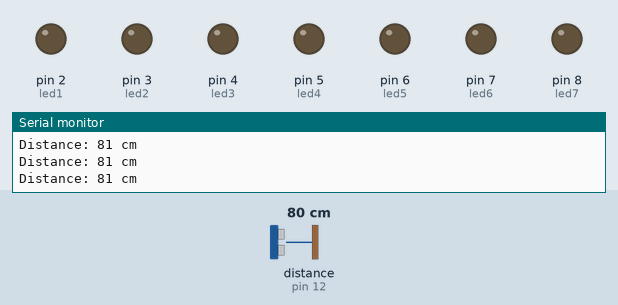
Simulated run of this sketch. Board: Arduino Uno, built with avr-gcc and run on an emulated ATmega328P. On the bench: output pins drawn as LEDs (lit = HIGH), the last lines printed to the serial monitor. Wiring (inferred from the names in the program): ultrasonic range finder: trigger pin 11; echo pin 12. The test bench sets the inputs (shaded band); at power-on: distance to the obstacle (sensor on pin 12) 80 cm. The echo pulse lasts 58.3 µs per cm; pins used as bus, display or sensor lines are not drawn.

Above: at 1.2 s.
1.3 s: distance to the obstacle (sensor on pin 12) set to 28 cm
2.8 s: distance to the obstacle (sensor on pin 12) set to 23 cm
At 3.2 s:
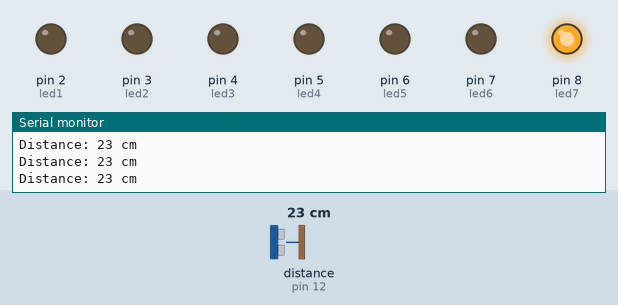
4.3 s: distance to the obstacle (sensor on pin 12) set to 19 cm
At 5.5 s:
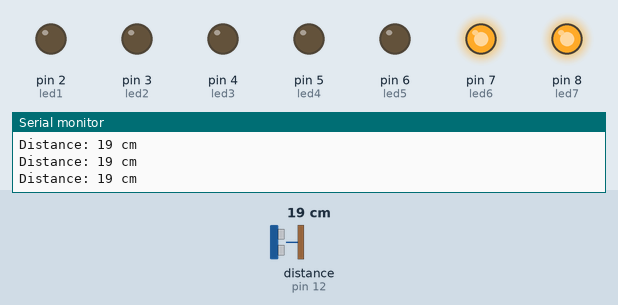
5.8 s: distance to the obstacle (sensor on pin 12) set to 17 cm
At 6.5 s:
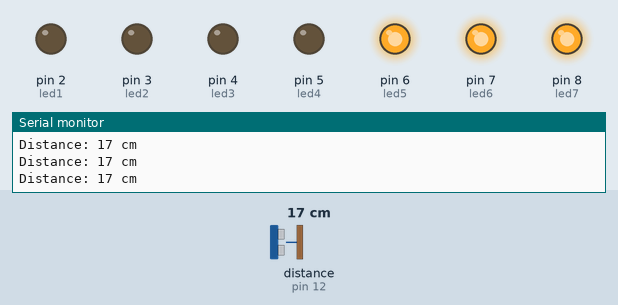
7.3 s: distance to the obstacle (sensor on pin 12) set to 2 cm
At 8.5 s:
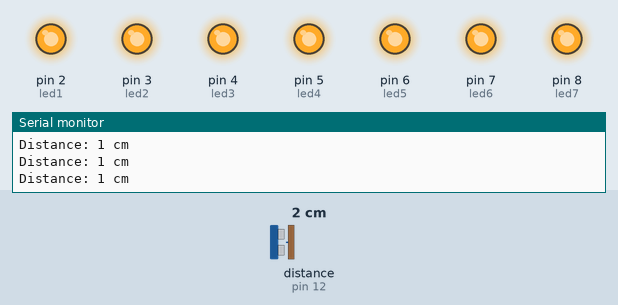
8.8 s: distance to the obstacle (sensor on pin 12) set to 18 cm
At 10.2 s:
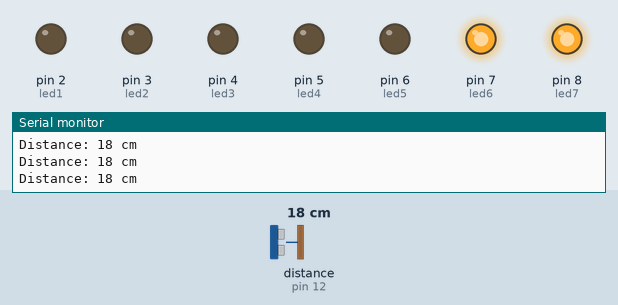
Timing chart, 0 to 11.3 s (numbered marks = the images above; inputs shaded):
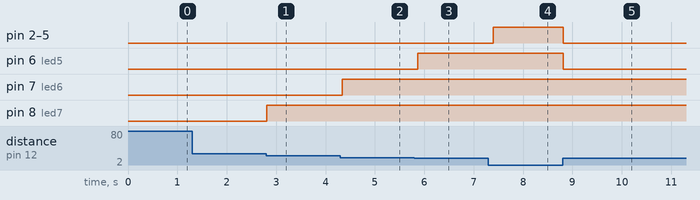

The sketch:

Ard_distanceSensor.ino
```cpp
/*
  Arduino Distance Sensor LED Meter
  ---------------------------------
  This project uses an HC-SR04 ultrasonic sensor and seven LEDs
  to create a distance-based LED indicator.

  Pin Setup:
  - Trig: Pin 11
  - Echo: Pin 12
  - LEDs: Pins 2 through 8

  Behavior:
  As an object gets closer to the ultrasonic sensor,
  more LEDs turn on based on distance thresholds.
*/

// Ultrasonic sensor pins
const int trigPin = 11;
const int echoPin = 12;

// LED pins
const int led1 = 2;
const int led2 = 3;
const int led3 = 4;
const int led4 = 5;
const int led5 = 6;
const int led6 = 7;
const int led7 = 8;

// Distance variables
long duration = 0;
int distance = 0;

void setup() {
  // Configure ultrasonic sensor pins
  pinMode(trigPin, OUTPUT);
  pinMode(echoPin, INPUT);

  // Configure LED pins
  pinMode(led1, OUTPUT);
  pinMode(led2, OUTPUT);
  pinMode(led3, OUTPUT);
  pinMode(led4, OUTPUT);
  pinMode(led5, OUTPUT);
  pinMode(led6, OUTPUT);
  pinMode(led7, OUTPUT);

  // Start serial communication
  Serial.begin(9600);
}

void loop() {
  // Send ultrasonic trigger pulse
  digitalWrite(trigPin, LOW);
  delayMicroseconds(2);

  digitalWrite(trigPin, HIGH);
  delayMicroseconds(10);
  digitalWrite(trigPin, LOW);

  // Read echo pulse duration
  duration = pulseIn(echoPin, HIGH);

  // Convert pulse duration to distance in centimeters
  distance = (duration / 2) / 28.5;

  // Print distance to Serial Monitor
  Serial.print("Distance: ");
  Serial.print(distance);
  Serial.println(" cm");

  // LED threshold logic
  digitalWrite(led1, distance <= 5 ? HIGH : LOW);
  digitalWrite(led2, distance <= 7 ? HIGH : LOW);
  digitalWrite(led3, distance <= 10 ? HIGH : LOW);
  digitalWrite(led4, distance <= 15 ? HIGH : LOW);
  digitalWrite(led5, distance <= 17 ? HIGH : LOW);
  digitalWrite(led6, distance <= 20 ? HIGH : LOW);
  digitalWrite(led7, distance <= 25 ? HIGH : LOW);

  delay(100);
}
```

Measured:
- the behaviour switches between 26 and 25 cm on distance to the obstacle (sensor on pin 12) (found by bisection; images 0 and 1)
- the behaviour switches between 21 and 20 cm on distance to the obstacle (sensor on pin 12) (found by bisection; images 1 and 2)
- the behaviour switches between 18 and 17 cm on distance to the obstacle (sensor on pin 12) (found by bisection; images 2 and 3)
- after the input at 2.8 s, pin 8 (led7): LOW → HIGH at once
- after the input at 4.3 s, pin 7 (led6): LOW → HIGH at once
- after the input at 5.8 s, pin 6 (led5): LOW → HIGH after 0.07 s
- after the input at 7.3 s, pin 2 (led1), pin 3 (led2), pin 4 (led3), pin 5 (led4): LOW → HIGH after 0.10 s
- after the input at 8.8 s, pin 2 (led1), pin 3 (led2), pin 4 (led3), pin 5 (led4), pin 6 (led5): HIGH → LOW at once
